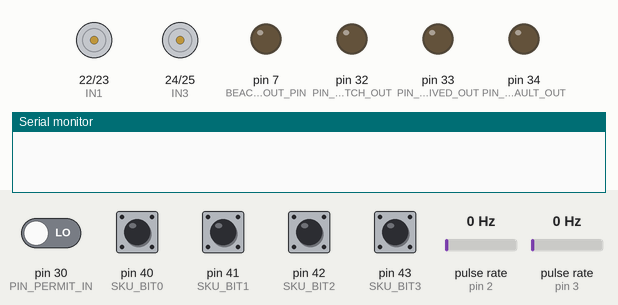
This sketch was run on a simulated Arduino Mega 2560, built with avr-gcc and run on an emulated ATmega2560. Parts: motor-driver pin pairs drawn as motors (green arrow = first pin HIGH = forward, orange = second pin HIGH = backward, longer = more drive, scaled by the enable pin), output pins drawn as LEDs (lit = HIGH), the last lines printed to the serial monitor. Wiring (inferred from the names in the program): 2 × pulse sensor: data pin 2 / data pin 3. The inputs (shaded band) are chosen by the test bench; at power-on: pin 40 (SKU_BIT0), pin 41 (SKU_BIT1), pin 42 (SKU_BIT2), pin 43 (SKU_BIT3) HIGH, pin 30 (PIN_PERMIT_IN) LOW, pulse rate (sensors on pin 2, pin 3) 0 Hz.

Above: at 1.2 s.
1.3 s: pin 30 (PIN_PERMIT_IN) driven HIGH
At 2.1 s:
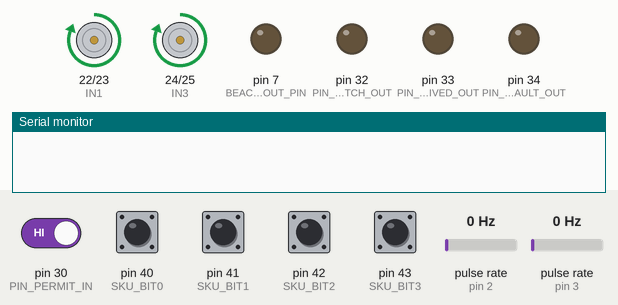
At 4.0 s:
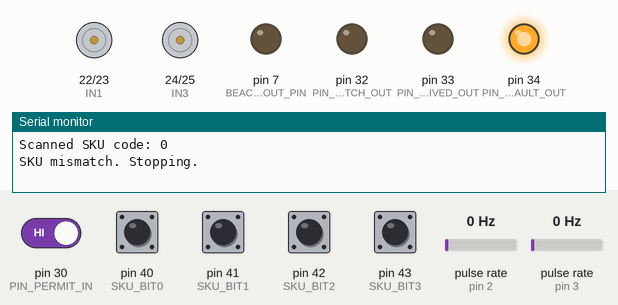
4.3 s: pin 30 (PIN_PERMIT_IN) driven LOW
At 5.4 s:
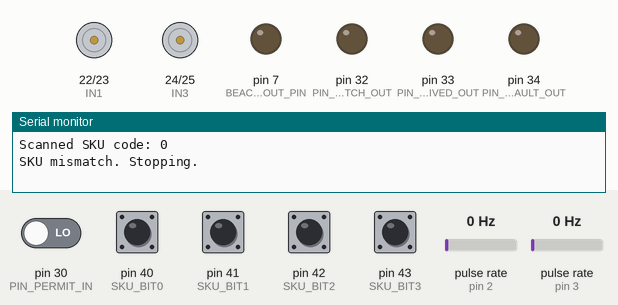
Timing chart, 0 to 7.3 s (numbered marks = the images above; inputs shaded):
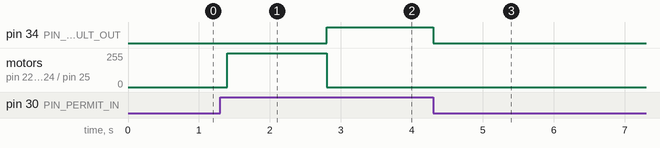

The sketch:

SEAL_MULE_Controller_B.ino
```cpp
/*
  ============================================================
  SEAL MULE — Controller B (Motion Controller) — SIMPLIFIED VERSION
  Board: Arduino Mega 2560

  This version does NOT use MFRC522 or NRF24L01 libraries, because
  the Proteus models for those parts require Proteus 8.9+, and this
  project is being built on Proteus 8.6.

  Substitutions made (documented honestly, see README):
    - RFID reader  -> 4-position DIP switch (represents scanned SKU code)
    - NRF24L01 link -> direct wire to sensor node (represents wireless link)

  All other logic (PID motor control, handshake with the PLC, fault
  handling) is unchanged from the original design.
  ============================================================
*/

// ---------------- PIN DEFINITIONS ----------------
// Motor driver (L293D) pins
const int ENA = 5;
const int IN1 = 22;
const int IN2 = 23;
const int ENB = 6;
const int IN3 = 24;
const int IN4 = 25;

// Encoder pins (interrupt-capable)
const int ENC_LEFT_PIN  = 2;
const int ENC_RIGHT_PIN = 3;

// DIP switch pins — represents the "scanned SKU code" (replaces MFRC522)
const int SKU_BIT0 = 40;
const int SKU_BIT1 = 41;
const int SKU_BIT2 = 42;
const int SKU_BIT3 = 43;

// Direct-wire "wireless" link to the sensor node (replaces NRF24L01)
const int BEACON_OUT_PIN     = 7;   // sends the beacon signal to the node
const int SENSOR_DATA_IN_PIN = A8;  // reads the node's reading (always available on this line)

// Handshake pins with Controller A (the PLC)
const int PIN_PERMIT_IN      = 30;
const int PIN_SKU_MATCH_OUT  = 32;
const int PIN_ARRIVED_OUT    = 33;
const int PIN_DONE_FAULT_OUT = 34;

// ---------------- ENCODER COUNTERS ----------------
volatile long leftPulseCount = 0;
volatile long rightPulseCount = 0;

void leftEncoderInterrupt()  { leftPulseCount++; }
void rightEncoderInterrupt() { rightPulseCount++; }

// ---------------- PID VARIABLES ----------------
float targetPulsesPer100ms = 40.0;  // tune by testing
float Kp = 2.0, Ki = 0.3, Kd = 0.5;
float leftIntegral = 0, leftLastError = 0;
float rightIntegral = 0, rightLastError = 0;

// The 4-bit code we expect the DIP switch to show for a "correct" part.
// Example: 0b1010 means switches 1 and 3 ON, switches 2 and 4 OFF.
// Set your test switches to match this pattern to simulate a MATCH,
// and to any other pattern to simulate a MISMATCH.
const int expectedSKUCode = 0b1010;

// ---------------- SETUP ----------------
void setup() {
  Serial.begin(9600);

  pinMode(ENA, OUTPUT); pinMode(IN1, OUTPUT); pinMode(IN2, OUTPUT);
  pinMode(ENB, OUTPUT); pinMode(IN3, OUTPUT); pinMode(IN4, OUTPUT);

  pinMode(ENC_LEFT_PIN, INPUT_PULLUP);
  pinMode(ENC_RIGHT_PIN, INPUT_PULLUP);
  attachInterrupt(digitalPinToInterrupt(ENC_LEFT_PIN), leftEncoderInterrupt, RISING);
  attachInterrupt(digitalPinToInterrupt(ENC_RIGHT_PIN), rightEncoderInterrupt, RISING);

  // DIP switch pins — INPUT_PULLUP means "not pressed" reads HIGH,
  // and each switch pulls its pin LOW when turned ON
  pinMode(SKU_BIT0, INPUT_PULLUP);
  pinMode(SKU_BIT1, INPUT_PULLUP);
  pinMode(SKU_BIT2, INPUT_PULLUP);
  pinMode(SKU_BIT3, INPUT_PULLUP);

  pinMode(BEACON_OUT_PIN, OUTPUT);
  digitalWrite(BEACON_OUT_PIN, LOW);

  pinMode(PIN_PERMIT_IN, INPUT);
  pinMode(PIN_SKU_MATCH_OUT, OUTPUT);
  pinMode(PIN_ARRIVED_OUT, OUTPUT);
  pinMode(PIN_DONE_FAULT_OUT, OUTPUT);

  digitalWrite(PIN_SKU_MATCH_OUT, LOW);
  digitalWrite(PIN_ARRIVED_OUT, LOW);
  digitalWrite(PIN_DONE_FAULT_OUT, LOW);
}

// ---------------- MAIN LOOP ----------------
void loop() {
  if (digitalRead(PIN_PERMIT_IN) == HIGH) {

    driveForDuration(1500);   // drive to the rack position
    stopMotors();

    bool matched = checkSKUSwitch();
    digitalWrite(PIN_SKU_MATCH_OUT, matched ? HIGH : LOW);

    if (matched) {
      Serial.println("SKU matched. Continuing route.");

      driveForDuration(1000);  // drive to sensor-node checkpoint
      stopMotors();
      digitalWrite(PIN_ARRIVED_OUT, HIGH);
      sendBeaconAndReadData();
      digitalWrite(PIN_ARRIVED_OUT, LOW);

      driveForDuration(1500);  // drive to production line
      stopMotors();

      digitalWrite(PIN_DONE_FAULT_OUT, HIGH);
      delay(2000);
      digitalWrite(PIN_DONE_FAULT_OUT, LOW);

    } else {
      Serial.println("SKU mismatch. Stopping.");
      stopMotors();
      digitalWrite(PIN_DONE_FAULT_OUT, HIGH);
      // wait here until the PLC removes Permit (after a human resets the fault)
      while (digitalRead(PIN_PERMIT_IN) == HIGH) {
        delay(100);
      }
      digitalWrite(PIN_DONE_FAULT_OUT, LOW);
    }

  } else {
    stopMotors();
  }
}

// ---------------- SUPPORT FUNCTIONS ----------------

void driveForDuration(int durationMs) {
  unsigned long startTime = millis();
  unsigned long lastPidTime = millis();
  leftPulseCount = 0;
  rightPulseCount = 0;

  while (millis() - startTime < (unsigned long)durationMs) {
    if (millis() - lastPidTime >= 100) {
      runPID();
      lastPidTime = millis();
    }
  }
}

void runPID() {
  float leftError = targetPulsesPer100ms - leftPulseCount;
  leftIntegral += leftError;
  float leftDerivative = leftError - leftLastError;
  float leftOutput = (Kp * leftError) + (Ki * leftIntegral) + (Kd * leftDerivative);
  leftLastError = leftError;

  int leftPWM = constrain(150 + (int)leftOutput, 0, 255);
  digitalWrite(IN1, HIGH); digitalWrite(IN2, LOW);
  analogWrite(ENA, leftPWM);

  float rightError = targetPulsesPer100ms - rightPulseCount;
  rightIntegral += rightError;
  float rightDerivative = rightError - rightLastError;
  float rightOutput = (Kp * rightError) + (Ki * rightIntegral) + (Kd * rightDerivative);
  rightLastError = rightError;

  int rightPWM = constrain(150 + (int)rightOutput, 0, 255);
  digitalWrite(IN3, HIGH); digitalWrite(IN4, LOW);
  analogWrite(ENB, rightPWM);

  leftPulseCount = 0;
  rightPulseCount = 0;
}

void stopMotors() {
  analogWrite(ENA, 0);
  analogWrite(ENB, 0);
}

// Reads the DIP switch and compares it to the expected code.
// Returns true if it matches, false otherwise.
bool checkSKUSwitch() {
  int code = 0;
  code |= (!digitalRead(SKU_BIT0)) << 0;  // switch ON = pin reads LOW
  code |= (!digitalRead(SKU_BIT1)) << 1;
  code |= (!digitalRead(SKU_BIT2)) << 2;
  code |= (!digitalRead(SKU_BIT3)) << 3;

  Serial.print("Scanned SKU code: ");
  Serial.println(code, BIN);

  return code == expectedSKUCode;
}

// Sends a beacon to the sensor node and reads back its data over the
// direct wire link (representing the wireless exchange).
void sendBeaconAndReadData() {
  digitalWrite(BEACON_OUT_PIN, HIGH);
  delay(200); // gives the node a moment to "respond" (represents the wireless handshake delay)

  int rawValue = analogRead(SENSOR_DATA_IN_PIN);
  float sensorReading = rawValue * (5.0 / 1023.0);

  Serial.print("Sensor node reading received: ");
  Serial.println(sensorReading);

  digitalWrite(BEACON_OUT_PIN, LOW);
}
```

Measured:
- after the input at 1.3 s, pin 34 (PIN_DONE_FAULT_OUT): LOW → HIGH after 1.5 s; motor on pin 22 (IN1) / pin 23 (IN2), motor on pin 24 (IN3) / pin 25 (IN4): stopped → forward 255/255 after 0.10 s, → forward 254/255 0.10 s later, → forward 255/255 0.10 s later, → stopped 1.2 s later
- after the input at 4.3 s, pin 34 (PIN_DONE_FAULT_OUT): HIGH → LOW at once
